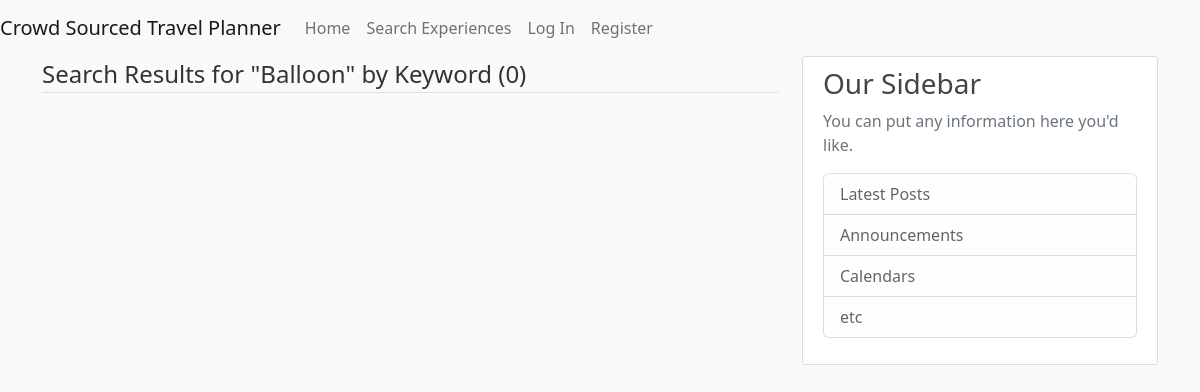
/keyword/Balloon, run on an earlier commit of the app's database.
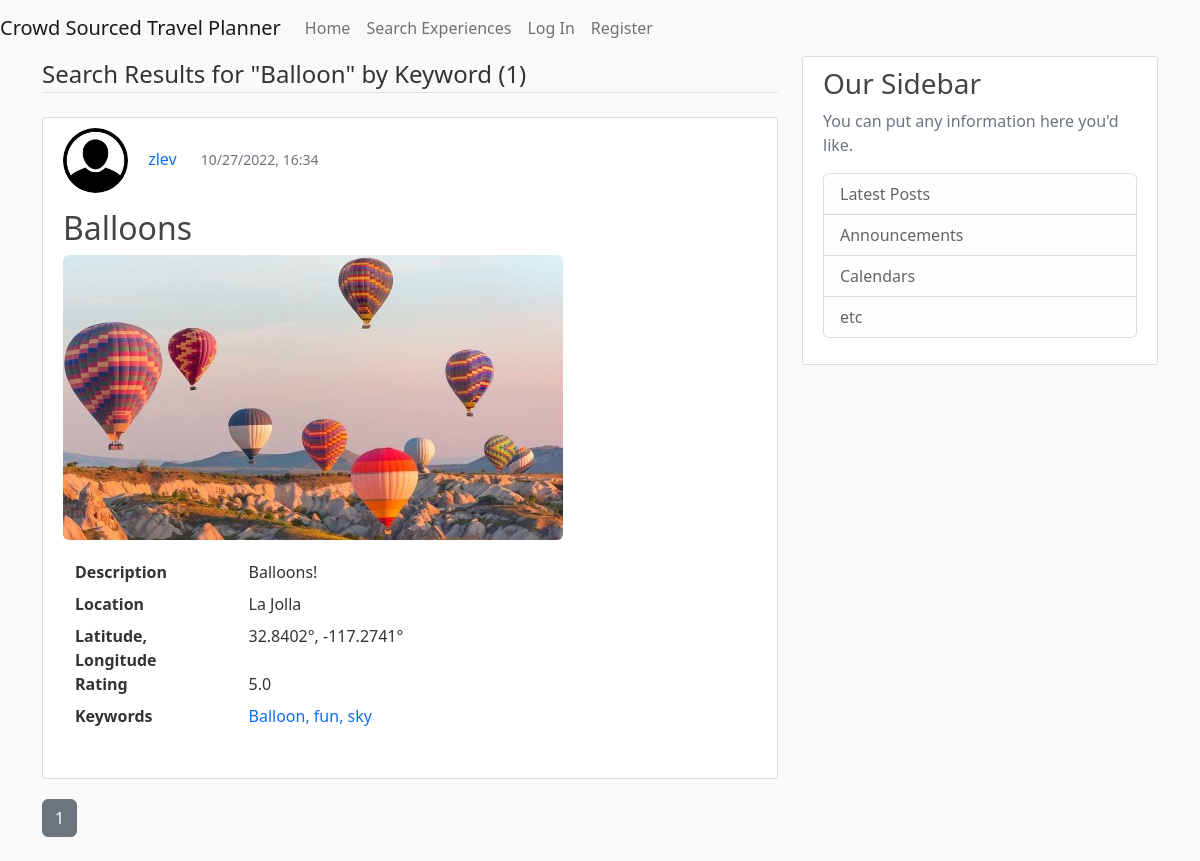
And on a later commit of the database.
### CrowdSourcedTravelPlanner/models.py (models this page shows, shortened)
class Keyword(db.Model):
    __tablename__ = "keywords"
    id = db.Column(db.Integer, primary_key=True)
    keyword_text = db.Column(db.String, nullable=False)
    experience_id = db.Column(db.Integer, db.ForeignKey('experience.id'))
    experience = db.relationship("Experience", back_populates="keywords")

class Experience(db.Model):
    id = db.Column(db.Integer, primary_key=True)
    title = db.Column(db.String(100), nullable=False)
    description = db.Column(db.Text, nullable=False)
    location = db.Column(db.String(100), nullable=False)
    rating = db.Column(db.Float, nullable=False)
    date_posted = db.Column(db.DateTime, nullable=False, default=datetime.utcnow)
    image_file = db.Column(db.String(20), nullable=False, default='default.jpg')
    user_id = db.Column(db.Integer, db.ForeignKey('user.id'), nullable=False)
    latitude = db.Column(db.Float, nullable=True)  # Temporarily nullable for now while I'm testing
    longitude = db.Column(db.Float, nullable=True)  # Re-evaluate later
    keywords = db.relationship('Keyword', order_by=Keyword.id, back_populates='experience')

class User(db.Model, UserMixin):
    id = db.Column(db.Integer, primary_key=True)
    username = db.Column(db.String(20), unique=True, nullable=False)
    email = db.Column(db.String(120), unique=True, nullable=False)
    image_file = db.Column(db.String(20), nullable=False, default='default.jpg')
    password = db.Column(db.String(60), nullable=False)
    date_account_created = db.Column(db.DateTime, nullable=False, default=datetime.utcnow)
    experiences = db.relationship('Experience', backref='author', lazy=True)
    location = db.Column(db.String(100), nullable=True, default="")
    latitude = db.Column(db.Float, nullable=True)  # Temporarily nullable for now while I'm testing
    longitude = db.Column(db.Float, nullable=True)  # Re-evaluate later
    sort = db.Column(db.String(20), nullable=True, default='recent')

### CrowdSourcedTravelPlanner/routes.py (the view)
@app.route("/keyword/<string:keyword_text>")
def keyword(keyword_text):
    page = request.args.get('page', 1, type=int)
    experiences = Experience.query \
        .filter(Experience.keywords.any(Keyword.keyword_text.like('%' + keyword_text + '%'))) \
        .order_by(Experience.title) \
        .paginate(page=page, per_page=5)
    return render_template('keyword.html', experiences=experiences, keyword_text=keyword_text)

### CrowdSourcedTravelPlanner/templates/keyword.html
{% extends "pageLayout.html" %}
{% block content %}
    <legend class="border-bottom mb-4">Search Results for "{{ keyword_text }}" by Keyword ({{ experiences.total }})</legend>
    {% for experience in experiences.items %}
        <article class="media content-section">
            <div class="media-body">
                <ul>
                    <li style="display:inline-block;">
                        <a href="{{ url_for('user_experiences', username=experience.author.username) }}">
                            <img class="rounded-circle article-img"
                                 src="{{ url_for('static', filename='profile_pics/' + experience.author.image_file) }}">
                        </a>
                    </li>
                    <li style="display:inline-block;">
                        <a class="mr-2 text-decoration-none" href="{{ url_for('user_experiences', username=experience.author.username) }}">{{ experience.author.username }}</a>
                    </li>
                    <li style="display:inline-block; padding-left: 20px;">
                        <small class="text-muted ">{{ experience.date_posted.strftime('%m/%d/%Y, %H:%M') }}</small>
                    </li>
                </ul>
                <h2><a class="article-title text-decoration-none"
                       href="{{ url_for('experience', experience_id=experience.id) }}">{{ experience.title }}</a></h2>
                <a href="{{ url_for('experience', experience_id=experience.id) }}">
                    <img class="img-rounded"
                         src="{{ url_for('static', filename='experience_pics/' + experience.image_file) }}">
                </a>
                <div class="container" style="margin-top: 20px;">
                    <dl class="row">
                        <dt class="col-sm-3">Description</dt>
                        <dd class="col-sm-9">{{ experience.description }}</dd>
                        <dt class="col-sm-3">Location</dt>
                        <dd class="col-sm-9">{{ experience.location }}</dd>
                        <dt class="col-sm-3">Latitude, Longitude</dt>
                        <dd class="col-sm-9">
                            {% if experience.latitude != -200 and experience.longitude != -200 %}
                                {{ experience.latitude }}°, {{ experience.longitude }}°
                            {% else %}
                                Latitude and Longitude not found for this location.
                            {% endif %}
                        </dd>
                        <dt class="col-sm-3">Rating</dt>
                        <dd class="col-sm-9">{{ experience.rating }}</dd>
                        <dt class="col-sm-3">Keywords</dt>
                        <dd class="col-sm-9">
                            {% if experience.keywords|length == 1 %}
                                <ul>
                                    <li style="display:inline-block;">
                                        <a class="mr-2 text-decoration-none" href="{{ url_for('keyword', keyword_text=experience.keywords[0].keyword_text) }}">{{ experience.keywords[0].keyword_text }}</a>
                                    </li>
                                </ul>
                            {% elif experience.keywords|length > 1 %}
                                <ul>
                                    {% for keyword in experience.keywords[:-1] %}
                                        <li style="display:inline-block;">
                                            <a class="mr-2 text-decoration-none" href="{{ url_for('keyword', keyword_text=keyword.keyword_text) }}">{{ keyword.keyword_text }}, </a>
                                        </li>
                                    {% endfor %}
                                    <li style="display:inline-block;">
                                        <a class="mr-2 text-decoration-none" href="{{ url_for('keyword', keyword_text=experience.keywords[-1].keyword_text) }}">{{ experience.keywords[-1].keyword_text }}</a>
                                    </li>
                                </ul>
                            {% endif %}
                        </dd>
                    </dl>
                </div>
            </div>
        </article>
    {% endfor %}
    {% for page_num in experiences.iter_pages() %}
        {% if page_num %}
            {% if experiences.page == page_num %}
                <a class="btn btn-secondary mb-4" href="{{ url_for('keyword', keyword_text=keyword_text, page=page_num) }}">{{ page_num }}</a>
            {% else %}
                <a class="btn btn-outline-secondary mb-4" href="{{ url_for('keyword', keyword_text=keyword_text, page=page_num) }}">{{ page_num }}</a>
            {% endif %}
        {% else %}
            ...
        {% endif %}
    {% endfor %}
{% endblock content %}}

### CrowdSourcedTravelPlanner/templates/pageLayout.html (shortened to what this page needs)
<!DOCTYPE html>
<html lang="en">
<head>
    <link href="https://cdn.jsdelivr.net/npm/bootstrap@5.2.2/dist/css/bootstrap.min.css" rel="stylesheet">
    {% if request.endpoint == 'landing' %}
        <title>Crowd Sourced Travel Planner</title>
        <link href="{{ url_for('static', filename='landing.css') }}" rel="stylesheet" type="text/css">
    {% elif request.endpoint == 'login' %}
        <title>Login</title>
        <link href="{{ url_for('static', filename='login.css') }}" rel="stylesheet" type="text/css">
    {% elif request.endpoint == 'register' %}
        <title>Register</title>
        <link href="{{ url_for('static', filename='register.css') }}" rel="stylesheet" type="text/css">
    {% elif request.endpoint == 'profile' %}
        <title>My Profile</title>
        <link href="{{ url_for('static', filename='profile.css') }}" rel="stylesheet" type="text/css">
    {% elif request.endpoint == 'account' %}
        <title>My Account</title>
        <link href="{{ url_for('static', filename='account.css') }}" rel="stylesheet" type="text/css">
    {% elif request.endpoint == 'add_experience' %}
        <title>Add Experience</title>
        <link href="{{ url_for('static', filename='create_experience.css') }}" rel="stylesheet" type="text/css">
    {% elif request.endpoint == 'experience' %}
        <title>Experience Details</title>
        <link href="{{ url_for('static', filename='experience.css') }}" rel="stylesheet" type="text/css">
    {% elif request.endpoint == 'update_experience' %}
        <title>Update Experience</title>
        <link href="{{ url_for('static', filename='update_experience.css') }}" rel="stylesheet" type="text/css">
    {% elif request.endpoint == 'user_experiences' %}
        <title>User Experiences</title>
        <link href="{{ url_for('static', filename='user_experiences.css') }}" rel="stylesheet" type="text/css">
    {% elif request.endpoint == 'search' %}
        <title>Search</title>
        <link href="{{ url_for('static', filename='search.css') }}" rel="stylesheet" type="text/css">
    {% elif request.endpoint == 'keyword' %}
        <link href="{{ url_for('static', filename='keyword.css') }}" rel="stylesheet" type="text/css">
    {% elif request.endpoint == 'create_trip' %}
        <title>Create Trip</title>
        <link href="{{ url_for('static', filename='create_trip.css') }}" rel="stylesheet" type="text/css">
    {% endif %}
</head>
<body>
    <nav class="navbar navbar-expand-lg navbar-light bg-light">
        <a class="navbar-brand" href="{{ url_for('landing') }}">Crowd Sourced Travel Planner</a>
        <div class="collapse navbar-collapse" id="navbarNav">
            <ul class="navbar-nav">
                <li class="nav-item active">
                    <a class="nav-link" href="{{ url_for('landing') }}">Home</a>
                </li>
                <li class="nav-item">
                    <a class="nav-link" href="{{ url_for('search') }}">Search Experiences</a>
                </li>
                {% if current_user.is_authenticated %}
                    <li class="nav-item">
                        <a class="nav-link" href="{{ url_for('add_experience') }}">Add Experience</a>
                    </li>
                    <li class="nav-item">
                        <a class="nav-link" href="{{ url_for('create_trip') }}">Create Trip</a>
                    </li>
                    <li class="nav-item">
                        <a class="nav-link" href="{{ url_for('profile') }}">My Profile</a>
                    </li>
                    <li class="nav-item">
                        <a class="nav-link" href="{{ url_for('account') }}">My Account</a>
                    </li>
                    <li class="nav-item">
                        <a class="nav-link" href="{{ url_for('logout') }}">Log Out</a>
                    </li>
                {% else %}
                    <li class="nav-item">
                        <a class="nav-link" href="{{ url_for('login') }}">Log In</a>
                    </li>
                    <li class="nav-item">
                        <a class="nav-link" href="{{ url_for('register') }}">Register</a>
                    </li>
                {% endif %}
            </ul>
        </div>
    </nav>
    <main role="main" class="container">
        <div class="row">
            <div class="col-md-8">
                {% block content %}{% endblock %}
            </div>
            <div class="col-md-4">
                <div class="content-section">
                    <h3>Our Sidebar</h3>
                    <p class='text-muted'>You can put any information here you'd like.
                    <ul class="list-group">
                        <li class="list-group-item list-group-item-light">Latest Posts</li>
                        <li class="list-group-item list-group-item-light">Announcements</li>
                        <li class="list-group-item list-group-item-light">Calendars</li>
                        <li class="list-group-item list-group-item-light">etc</li>
                    </ul>
                    </p>
                </div>
            </div>
        </div>
    </main>
</body>
</html>

### CrowdSourcedTravelPlanner/static/keyword.css (style rules this page uses)
body { background: #fafafa; color: #333333; }
h1, h2, h3, h4, h5, h6 { color: #444444; }
.content-section { background: #ffffff; padding: 10px 20px; border: 1px solid #dddddd; border-radius: 3px; margin-bottom: 20px; }
.article-title { color: #444444; }
.article-img { height: 65px; width: 65px; margin-right: 16px; }
.img-rounded { border-radius:6px; }
ul { list-style: none; padding-left: 0; }

What changed in the data, as far as the page shows it:
added Keyword: keyword_text "Balloon"
added Experience: image_file (placeholder picture), author.username "zlev", date_posted "10/27/2022, 16:34", title "Balloons", description "Balloons!", location "La Jolla", latitude "32.8402", longitude "-117.2741", rating "5.0", keyword_text "sky"
added Keyword: keyword_text "fun"
Also different on the page:
{{ experiences.total }}: "0" → "1"
{{ keyword_text }}: "Balloon" → (not shown)
new list line: "1"
